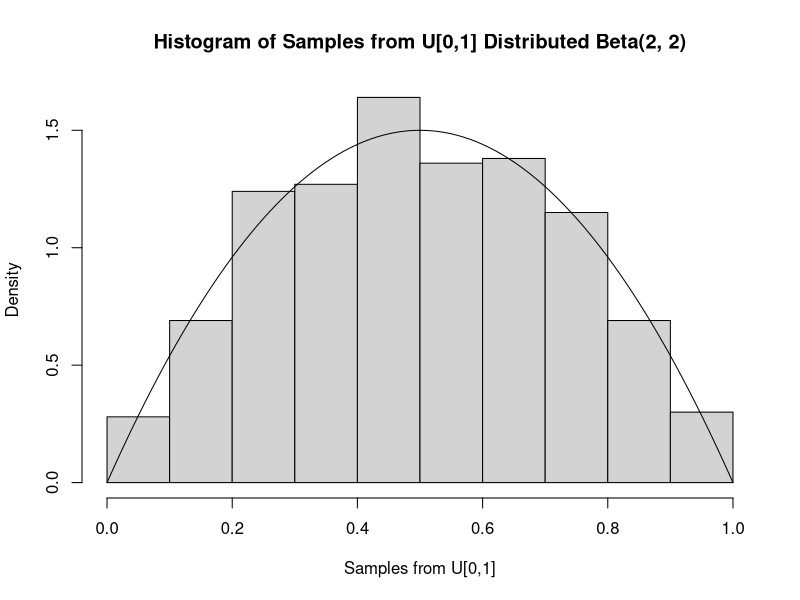

Source code (R):
## ---- chunk 1
library(dplyr)
library(ggplot2)
## ---- chunk 2
# Obtain 2000 samples from the Unif[0, 1] distribution.
sample = data.frame(unif = runif(2000, 0, 1))

# Obtain 2000 samples from the Beta(2, 2) distribution based on our samples from the uniform distribution.
sample$betaDensity = dbeta(sample$unif, 2, 2)

# Set normalizing constant to be the maximum Beta density value
maxDens = max(sample$betaDensity, na.rm = T)

# Apply the acceptance / rejection criterion
sample$accepted = ifelse(runif(2000, 0, 1) < sample$betaDensity / maxDens, T, F)

# Filter down to the first 1000 samples accepted
sample <- sample %>%
  filter(accepted == T)
sample <- sample[c(1:1000),]
## ---- chunk 3
# Plot histogram
hist(sample$unif[sample$accepted], freq = F, main = "Histogram of Samples from U[0,1] Distributed Beta(2, 2)", xlab = "Samples from U[0,1]")

# Plot the Beta(2, 2) distribution
curve(dbeta(x, 2, 2), from = 0, to = 1, add = T)
